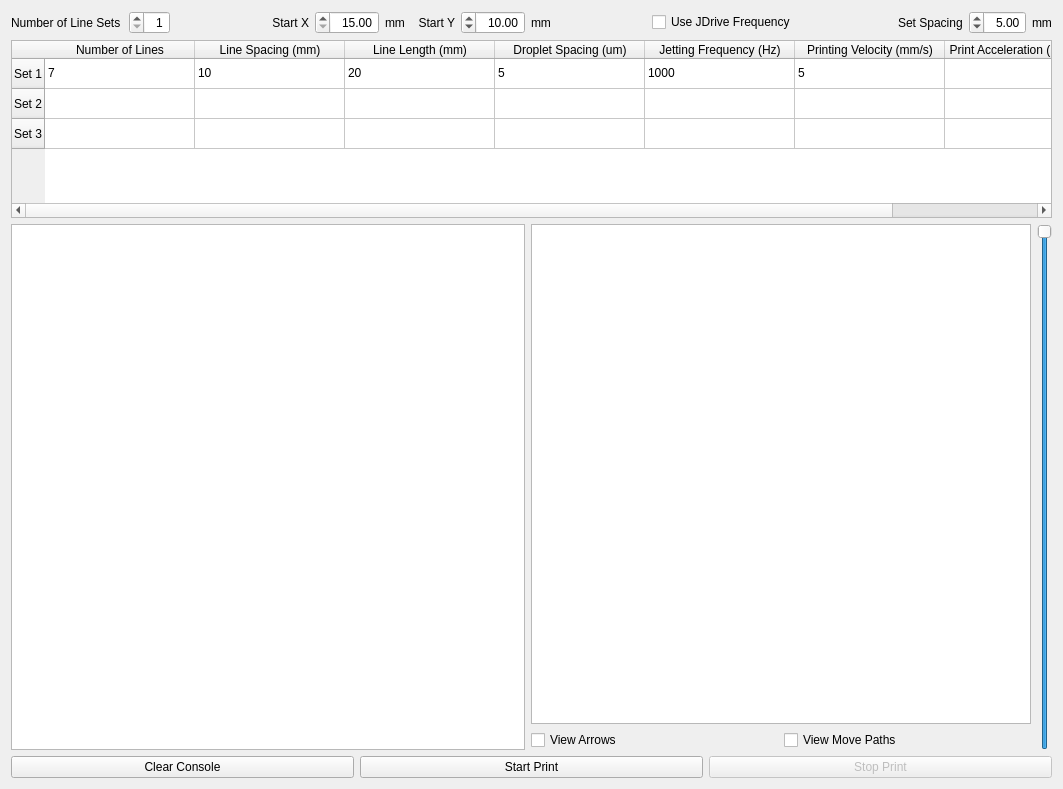
<?xml version="1.0" encoding="UTF-8"?>
<ui version="4.0">
 <class>LinePrintWidget</class>
 <widget class="QWidget" name="LinePrintWidget">
  <property name="geometry">
   <rect>
    <x>0</x>
    <y>0</y>
    <width>1063</width>
    <height>789</height>
   </rect>
  </property>
  <property name="windowTitle">
   <string>Form</string>
  </property>
  <property name="autoFillBackground">
   <bool>true</bool>
  </property>
  <layout class="QVBoxLayout" name="verticalLayout_3">
   <item>
    <layout class="QHBoxLayout" name="horizontalLayout_7" stretch="0,0,0,0,0,0,0,0,0,0,0,0,0,0,0">
     <property name="spacing">
      <number>6</number>
     </property>
     <item>
      <widget class="QLabel" name="label_numSets">
       <property name="sizePolicy">
        <sizepolicy hsizetype="Preferred" vsizetype="Preferred">
         <horstretch>0</horstretch>
         <verstretch>0</verstretch>
        </sizepolicy>
       </property>
       <property name="minimumSize">
        <size>
         <width>112</width>
         <height>0</height>
        </size>
       </property>
       <property name="maximumSize">
        <size>
         <width>16777215</width>
         <height>16777215</height>
        </size>
       </property>
       <property name="text">
        <string>Number of Line Sets</string>
       </property>
      </widget>
     </item>
     <item>
      <widget class="QSpinBox" name="numSets">
       <property name="maximumSize">
        <size>
         <width>100</width>
         <height>16777215</height>
        </size>
       </property>
       <property name="layoutDirection">
        <enum>Qt::RightToLeft</enum>
       </property>
       <property name="alignment">
        <set>Qt::AlignRight|Qt::AlignTrailing|Qt::AlignVCenter</set>
       </property>
       <property name="minimum">
        <number>1</number>
       </property>
       <property name="maximum">
        <number>10</number>
       </property>
       <property name="value">
        <number>1</number>
       </property>
      </widget>
     </item>
     <item>
      <spacer name="horizontalSpacer">
       <property name="orientation">
        <enum>Qt::Horizontal</enum>
       </property>
       <property name="sizeHint" stdset="0">
        <size>
         <width>40</width>
         <height>20</height>
        </size>
       </property>
      </spacer>
     </item>
     <item alignment="Qt::AlignRight">
      <widget class="QLabel" name="label_StartXY">
       <property name="text">
        <string>Start X</string>
       </property>
       <property name="alignment">
        <set>Qt::AlignRight|Qt::AlignTrailing|Qt::AlignVCenter</set>
       </property>
      </widget>
     </item>
     <item>
      <widget class="QDoubleSpinBox" name="startX">
       <property name="maximumSize">
        <size>
         <width>100</width>
         <height>16777215</height>
        </size>
       </property>
       <property name="layoutDirection">
        <enum>Qt::RightToLeft</enum>
       </property>
       <property name="alignment">
        <set>Qt::AlignRight|Qt::AlignTrailing|Qt::AlignVCenter</set>
       </property>
       <property name="minimum">
        <double>15.000000000000000</double>
       </property>
       <property name="maximum">
        <double>100.000000000000000</double>
       </property>
       <property name="value">
        <double>15.000000000000000</double>
       </property>
      </widget>
     </item>
     <item>
      <widget class="QLabel" name="label">
       <property name="text">
        <string>mm  </string>
       </property>
      </widget>
     </item>
     <item>
      <widget class="QLabel" name="label_5">
       <property name="text">
        <string>Start Y</string>
       </property>
       <property name="alignment">
        <set>Qt::AlignRight|Qt::AlignTrailing|Qt::AlignVCenter</set>
       </property>
      </widget>
     </item>
     <item>
      <widget class="QDoubleSpinBox" name="startY">
       <property name="maximumSize">
        <size>
         <width>100</width>
         <height>16777215</height>
        </size>
       </property>
       <property name="layoutDirection">
        <enum>Qt::RightToLeft</enum>
       </property>
       <property name="alignment">
        <set>Qt::AlignRight|Qt::AlignTrailing|Qt::AlignVCenter</set>
       </property>
       <property name="maximum">
        <double>100.000000000000000</double>
       </property>
       <property name="value">
        <double>10.000000000000000</double>
       </property>
      </widget>
     </item>
     <item>
      <widget class="QLabel" name="label_4">
       <property name="text">
        <string>mm</string>
       </property>
      </widget>
     </item>
     <item>
      <spacer name="horizontalSpacer_3">
       <property name="orientation">
        <enum>Qt::Horizontal</enum>
       </property>
       <property name="sizeHint" stdset="0">
        <size>
         <width>40</width>
         <height>20</height>
        </size>
       </property>
      </spacer>
     </item>
     <item>
      <widget class="QCheckBox" name="useJDriveFreqCheckBox">
       <property name="toolTip">
        <string>&lt;html&gt;&lt;head/&gt;&lt;body&gt;&lt;p&gt;When enabled, JetDrive sets the frequency. Printer only sends one pulse to the JetDrive when it should start printing, and it drops the correct number of drops at the specified frequency. This allows for the printer to print at any frequency at an interval of 1us inter-arrival time instead of factors and multiples of 512 that the motion controller supports.&lt;/p&gt;&lt;p&gt;NOTE: the maximum number of drops the JetDrive can drop from one pulse is 999. I know this will give someone problems so I'm sorry&lt;/p&gt;&lt;/body&gt;&lt;/html&gt;</string>
       </property>
       <property name="text">
        <string>Use JDrive Frequency</string>
       </property>
      </widget>
     </item>
     <item>
      <spacer name="horizontalSpacer_2">
       <property name="orientation">
        <enum>Qt::Horizontal</enum>
       </property>
       <property name="sizeHint" stdset="0">
        <size>
         <width>40</width>
         <height>20</height>
        </size>
       </property>
      </spacer>
     </item>
     <item alignment="Qt::AlignRight">
      <widget class="QLabel" name="label_setSpacing">
       <property name="text">
        <string>Set Spacing</string>
       </property>
      </widget>
     </item>
     <item>
      <widget class="QDoubleSpinBox" name="setSpacing">
       <property name="maximumSize">
        <size>
         <width>100</width>
         <height>16777215</height>
        </size>
       </property>
       <property name="layoutDirection">
        <enum>Qt::RightToLeft</enum>
       </property>
       <property name="alignment">
        <set>Qt::AlignRight|Qt::AlignTrailing|Qt::AlignVCenter</set>
       </property>
       <property name="decimals">
        <number>2</number>
       </property>
       <property name="minimum">
        <double>0.010000000000000</double>
       </property>
       <property name="value">
        <double>5.000000000000000</double>
       </property>
      </widget>
     </item>
     <item>
      <widget class="QLabel" name="label_3">
       <property name="text">
        <string>mm</string>
       </property>
      </widget>
     </item>
    </layout>
   </item>
   <item>
    <widget class="QTableWidget" name="tableWidget">
     <attribute name="horizontalHeaderVisible">
      <bool>true</bool>
     </attribute>
     <attribute name="horizontalHeaderCascadingSectionResizes">
      <bool>false</bool>
     </attribute>
     <attribute name="horizontalHeaderDefaultSectionSize">
      <number>150</number>
     </attribute>
     <attribute name="verticalHeaderCascadingSectionResizes">
      <bool>false</bool>
     </attribute>
     <row>
      <property name="text">
       <string>Set 1</string>
      </property>
     </row>
     <row>
      <property name="text">
       <string>Set 2</string>
      </property>
     </row>
     <row>
      <property name="text">
       <string>Set 3</string>
      </property>
     </row>
     <column>
      <property name="text">
       <string>Number of Lines</string>
      </property>
     </column>
     <column>
      <property name="text">
       <string>Line Spacing (mm)</string>
      </property>
     </column>
     <column>
      <property name="text">
       <string>Line Length (mm)</string>
      </property>
     </column>
     <column>
      <property name="text">
       <string>Droplet Spacing (um)</string>
      </property>
     </column>
     <column>
      <property name="text">
       <string>Jetting Frequency (Hz)</string>
      </property>
     </column>
     <column>
      <property name="text">
       <string>Printing Velocity (mm/s)</string>
      </property>
     </column>
     <column>
      <property name="text">
       <string>Print Acceleration (mm/s2)</string>
      </property>
     </column>
     <item row="0" column="0">
      <property name="text">
       <string>7</string>
      </property>
     </item>
     <item row="0" column="1">
      <property name="text">
       <string>10</string>
      </property>
     </item>
     <item row="0" column="2">
      <property name="text">
       <string>20</string>
      </property>
     </item>
     <item row="0" column="3">
      <property name="text">
       <string>5</string>
      </property>
     </item>
     <item row="0" column="4">
      <property name="text">
       <string>1000</string>
      </property>
     </item>
     <item row="0" column="5">
      <property name="text">
       <string>5</string>
      </property>
     </item>
     <item row="1" column="0">
      <property name="text">
       <string/>
      </property>
     </item>
    </widget>
   </item>
   <item>
    <layout class="QHBoxLayout" name="horizontalLayout_5" stretch="8,5,1">
     <item>
      <widget class="QTextEdit" name="consoleOutput">
       <property name="sizePolicy">
        <sizepolicy hsizetype="Expanding" vsizetype="Minimum">
         <horstretch>0</horstretch>
         <verstretch>0</verstretch>
        </sizepolicy>
       </property>
       <property name="sizeAdjustPolicy">
        <enum>QAbstractScrollArea::AdjustIgnored</enum>
       </property>
       <property name="readOnly">
        <bool>true</bool>
       </property>
      </widget>
     </item>
     <item>
      <layout class="QVBoxLayout" name="verticalLayout_2">
       <item>
        <widget class="SvgView" name="SVGViewer">
         <property name="sizePolicy">
          <sizepolicy hsizetype="Expanding" vsizetype="Expanding">
           <horstretch>0</horstretch>
           <verstretch>0</verstretch>
          </sizepolicy>
         </property>
         <property name="minimumSize">
          <size>
           <width>500</width>
           <height>500</height>
          </size>
         </property>
         <property name="maximumSize">
          <size>
           <width>500</width>
           <height>500</height>
          </size>
         </property>
         <property name="mouseTracking">
          <bool>false</bool>
         </property>
         <property name="frameShape">
          <enum>QFrame::StyledPanel</enum>
         </property>
         <property name="interactive">
          <bool>false</bool>
         </property>
         <property name="transformationAnchor">
          <enum>QGraphicsView::AnchorViewCenter</enum>
         </property>
         <property name="resizeAnchor">
          <enum>QGraphicsView::AnchorViewCenter</enum>
         </property>
        </widget>
       </item>
       <item>
        <layout class="QHBoxLayout" name="horizontalLayout_6">
         <item>
          <widget class="QCheckBox" name="viewArrows">
           <property name="text">
            <string>View Arrows</string>
           </property>
          </widget>
         </item>
         <item>
          <widget class="QCheckBox" name="viewMovePaths">
           <property name="text">
            <string>View Move Paths</string>
           </property>
          </widget>
         </item>
        </layout>
       </item>
      </layout>
     </item>
     <item>
      <widget class="QSlider" name="printPercentSlider">
       <property name="maximum">
        <number>1000</number>
       </property>
       <property name="value">
        <number>1000</number>
       </property>
       <property name="sliderPosition">
        <number>1000</number>
       </property>
       <property name="orientation">
        <enum>Qt::Vertical</enum>
       </property>
      </widget>
     </item>
    </layout>
   </item>
   <item>
    <layout class="QHBoxLayout" name="horizontalLayout_8">
     <item>
      <widget class="QPushButton" name="clearConsole">
       <property name="text">
        <string>Clear Console</string>
       </property>
      </widget>
     </item>
     <item>
      <widget class="QPushButton" name="startPrint">
       <property name="text">
        <string>Start Print</string>
       </property>
      </widget>
     </item>
     <item>
      <widget class="QPushButton" name="stopPrintButton">
       <property name="enabled">
        <bool>false</bool>
       </property>
       <property name="text">
        <string>Stop Print</string>
       </property>
      </widget>
     </item>
    </layout>
   </item>
  </layout>
 </widget>
 <customwidgets>
  <customwidget>
   <class>SvgView</class>
   <extends>QGraphicsView</extends>
   <header>svgview.h</header>
  </customwidget>
 </customwidgets>
 <resources/>
 <connections/>
</ui>
